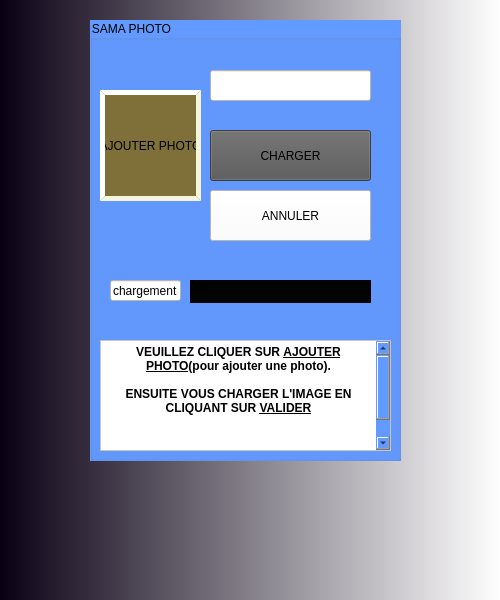
<?xml version="1.0" encoding="UTF-8"?>
<ui version="4.0">
 <class>image</class>
 <widget class="QDialog" name="image">
  <property name="geometry">
   <rect>
    <x>0</x>
    <y>0</y>
    <width>500</width>
    <height>600</height>
   </rect>
  </property>
  <property name="windowTitle">
   <string>PHOTO</string>
  </property>
  <property name="styleSheet">
   <string notr="true">background-color: qlineargradient(spread:pad, x1:0, y1:0, x2:1, y2:0, stop:0 rgba(10, 0, 20, 255), stop:1 rgba(255, 255, 255, 255));</string>
  </property>
  <widget class="QGroupBox" name="groupBox">
   <property name="geometry">
    <rect>
     <x>90</x>
     <y>20</y>
     <width>311</width>
     <height>441</height>
    </rect>
   </property>
   <property name="styleSheet">
    <string notr="true">background-color: rgb(99, 154, 255);
border-color: rgb(0, 0, 0);
</string>
   </property>
   <property name="title">
    <string>SAMA PHOTO</string>
   </property>
   <widget class="QPushButton" name="AJOUET">
    <property name="geometry">
     <rect>
      <x>10</x>
      <y>70</y>
      <width>101</width>
      <height>111</height>
     </rect>
    </property>
    <property name="styleSheet">
     <string notr="true">border-color: rgb(18, 18, 18);
border-right-color: rgb(0, 0, 0);
    border-style: outset;
    border-width: 5px;
    border-color: beige;
background-color: rgb(127, 112, 57);</string>
    </property>
    <property name="text">
     <string>AJOUTER PHOTO</string>
    </property>
   </widget>
   <widget class="QPushButton" name="pushButton">
    <property name="geometry">
     <rect>
      <x>120</x>
      <y>110</y>
      <width>161</width>
      <height>51</height>
     </rect>
    </property>
    <property name="styleSheet">
     <string notr="true">background-color: rgb(86, 86, 86);
font: 75 10pt &quot;MS Shell Dlg 2&quot;;</string>
    </property>
    <property name="text">
     <string>CHARGER</string>
    </property>
   </widget>
   <widget class="QPushButton" name="pushButton_2">
    <property name="geometry">
     <rect>
      <x>120</x>
      <y>170</y>
      <width>161</width>
      <height>51</height>
     </rect>
    </property>
    <property name="styleSheet">
     <string notr="true">background-color: rgb(255, 255, 255);
font: 75 10pt &quot;MS Shell Dlg 2&quot;;
font: 75 10pt &quot;MS Shell Dlg 2&quot;;</string>
    </property>
    <property name="text">
     <string>ANNULER</string>
    </property>
   </widget>
   <widget class="QTextEdit" name="textEdit">
    <property name="geometry">
     <rect>
      <x>10</x>
      <y>320</y>
      <width>291</width>
      <height>111</height>
     </rect>
    </property>
    <property name="styleSheet">
     <string notr="true">background-color: rgb(255, 255, 255);
color: rgb(255, 0, 0);
font: 75 8pt &quot;MS Shell Dlg 2&quot;;</string>
    </property>
    <property name="html">
     <string>&lt;!DOCTYPE HTML PUBLIC &quot;-//W3C//DTD HTML 4.0//EN&quot; &quot;http://www.w3.org/TR/REC-html40/strict.dtd&quot;&gt;
&lt;html&gt;&lt;head&gt;&lt;meta name=&quot;qrichtext&quot; content=&quot;1&quot; /&gt;&lt;style type=&quot;text/css&quot;&gt;
p, li { white-space: pre-wrap; }
&lt;/style&gt;&lt;/head&gt;&lt;body style=&quot; font-family:'MS Shell Dlg 2'; font-size:8pt; font-weight:72; font-style:normal;&quot;&gt;
&lt;p align=&quot;center&quot; style=&quot; margin-top:0px; margin-bottom:0px; margin-left:0px; margin-right:0px; -qt-block-indent:0; text-indent:0px;&quot;&gt;&lt;span style=&quot; font-size:9pt; font-weight:600; color:#000000;&quot;&gt;VEUILLEZ CLIQUER SUR &lt;/span&gt;&lt;span style=&quot; font-size:9pt; font-weight:600; text-decoration: underline; color:#000000;&quot;&gt;AJOUTER PHOTO&lt;/span&gt;&lt;span style=&quot; font-size:9pt; font-weight:600; color:#000000;&quot;&gt;(pour ajouter une photo).&lt;/span&gt;&lt;/p&gt;
&lt;p align=&quot;center&quot; style=&quot;-qt-paragraph-type:empty; margin-top:0px; margin-bottom:0px; margin-left:0px; margin-right:0px; -qt-block-indent:0; text-indent:0px; font-size:9pt; font-weight:600; color:#000000;&quot;&gt;&lt;br /&gt;&lt;/p&gt;
&lt;p align=&quot;center&quot; style=&quot; margin-top:0px; margin-bottom:0px; margin-left:0px; margin-right:0px; -qt-block-indent:0; text-indent:0px;&quot;&gt;&lt;span style=&quot; font-size:9pt; font-weight:600; color:#000000;&quot;&gt;ENSUITE VOUS CHARGER L'IMAGE EN CLIQUANT SUR &lt;/span&gt;&lt;span style=&quot; font-size:9pt; font-weight:600; text-decoration: underline; color:#000000;&quot;&gt;VALIDER&lt;/span&gt;&lt;/p&gt;
&lt;p align=&quot;center&quot; style=&quot;-qt-paragraph-type:empty; margin-top:0px; margin-bottom:0px; margin-left:0px; margin-right:0px; -qt-block-indent:0; text-indent:0px; font-size:9pt; font-weight:600; color:#000000;&quot;&gt;&lt;br /&gt;&lt;/p&gt;
&lt;p align=&quot;center&quot; style=&quot;-qt-paragraph-type:empty; margin-top:0px; margin-bottom:0px; margin-left:0px; margin-right:0px; -qt-block-indent:0; text-indent:0px; font-size:9pt; font-weight:600;&quot;&gt;&lt;br /&gt;&lt;/p&gt;
&lt;p align=&quot;center&quot; style=&quot;-qt-paragraph-type:empty; margin-top:0px; margin-bottom:0px; margin-left:0px; margin-right:0px; -qt-block-indent:0; text-indent:0px; font-size:9pt; font-weight:600;&quot;&gt;&lt;br /&gt;&lt;/p&gt;
&lt;p align=&quot;center&quot; style=&quot;-qt-paragraph-type:empty; margin-top:0px; margin-bottom:0px; margin-left:0px; margin-right:0px; -qt-block-indent:0; text-indent:0px; font-size:9pt; font-weight:600;&quot;&gt;&lt;br /&gt;&lt;/p&gt;&lt;/body&gt;&lt;/html&gt;</string>
    </property>
   </widget>
   <widget class="QLineEdit" name="lineEdit">
    <property name="geometry">
     <rect>
      <x>120</x>
      <y>50</y>
      <width>161</width>
      <height>31</height>
     </rect>
    </property>
    <property name="styleSheet">
     <string notr="true">background-color: rgb(255, 255, 255);</string>
    </property>
   </widget>
   <widget class="QLineEdit" name="lineEdit_2">
    <property name="geometry">
     <rect>
      <x>20</x>
      <y>260</y>
      <width>71</width>
      <height>21</height>
     </rect>
    </property>
    <property name="styleSheet">
     <string notr="true">background-color: rgb(255, 255, 255);
font: 75 10pt &quot;MS Shell Dlg 2&quot;;</string>
    </property>
    <property name="text">
     <string>chargement</string>
    </property>
   </widget>
   <widget class="QProgressBar" name="progressBar">
    <property name="geometry">
     <rect>
      <x>100</x>
      <y>260</y>
      <width>181</width>
      <height>23</height>
     </rect>
    </property>
    <property name="styleSheet">
     <string notr="true">border-color: rgb(0, 0, 0);
background-color: rgb(3, 3, 3);
border-top-color: rgb(1, 77, 148);
</string>
    </property>
    <property name="value">
     <number>0</number>
    </property>
   </widget>
  </widget>
 </widget>
 <resources/>
 <connections/>
</ui>
